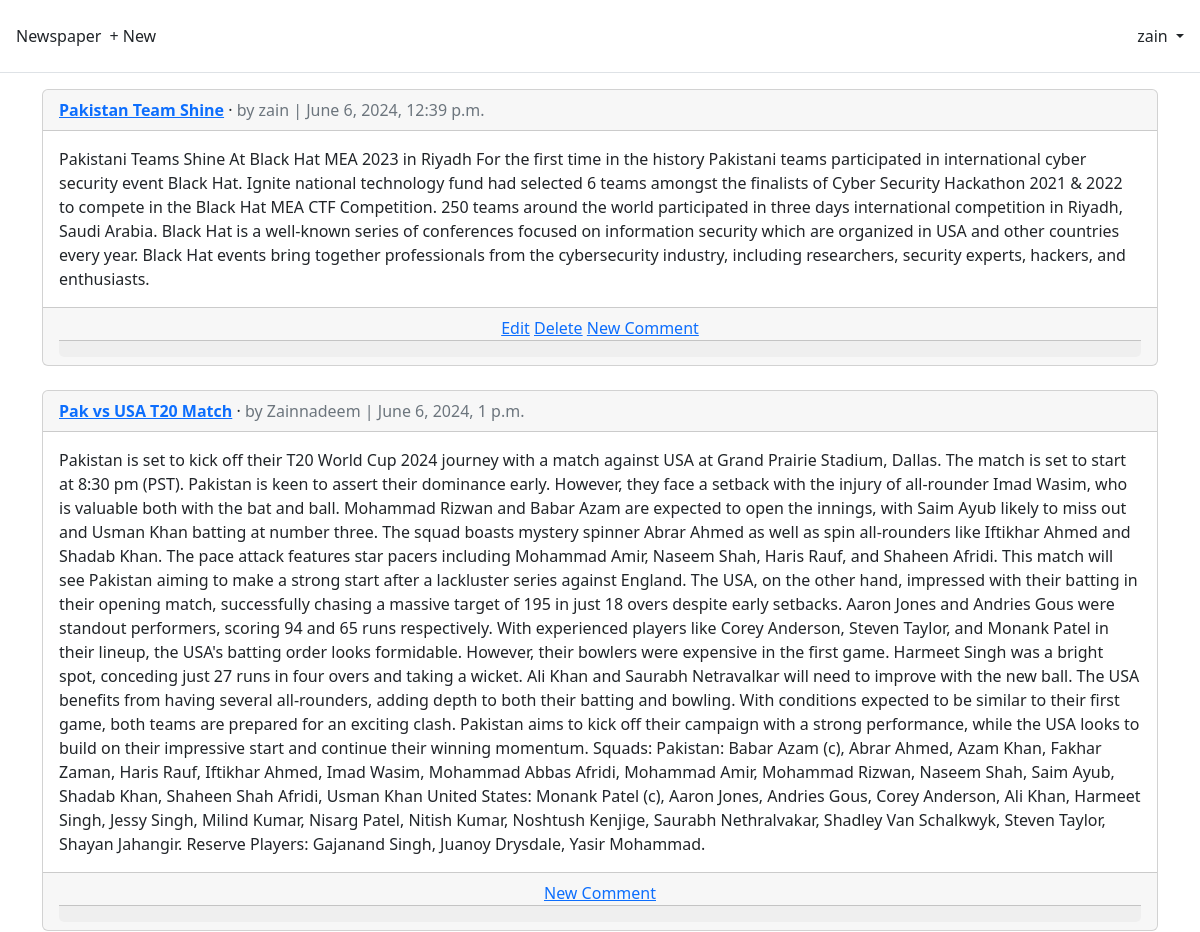
/articles/ (signed in, upper part), run on an earlier commit of the app's database.
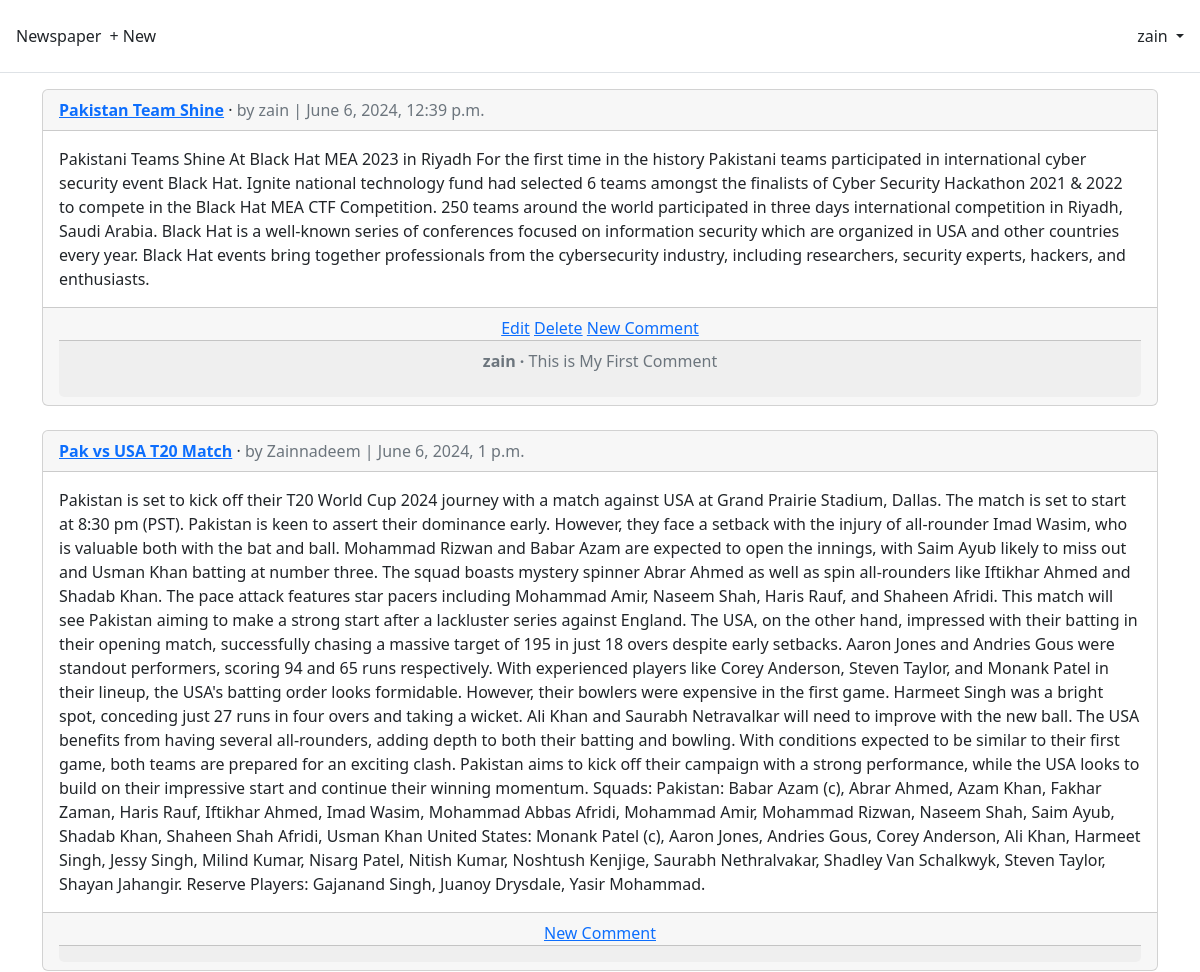
And on a later commit of the database.
### articles/models.py (models this page shows, shortened)
class Article(models.Model):
 title = models.CharField(max_length=255)
 body = models.TextField()
 date = models.DateTimeField(auto_now_add=True)
 author = models.ForeignKey(
 settings.AUTH_USER_MODEL,
 on_delete=models.CASCADE,
 )

class Comment(models.Model): # new
 article = models.ForeignKey(Article, on_delete=models.CASCADE)
 comment = models.CharField(max_length=140)
 author = models.ForeignKey(
 settings.AUTH_USER_MODEL,
 on_delete=models.CASCADE,
 )
 def __str__(self):
  return self.comment

### accounts/models.py (models this page shows)
class CustomUser(AbstractUser):
 age = models.PositiveIntegerField(null=True, blank=True)

### articles/views.py (the view)
# urls.py: path("", ArticleListView.as_view(), name="article_list"),
class ArticleListView(LoginRequiredMixin, ListView):
 model = Article
 template_name = "article_list.html"

### templates/article_list.html (shortened to what this page needs)
{% extends "base.html" %}
{% load static %}
{% block content %}
{% for article in article_list %}
<div class="card">
 <div class="card-header">
 <span class="fw-bold">
 <a href="{{ article.get_absolute_url }}">{{ article.title }}</a>
 </span> &middot;
 <span class="text-muted">by {{ article.author }} |
 {{ article.date }}</span>
 </div>
 <div class="card-body">
 {{ article.body }}
 </div>
 <div class="card-footer text-center text-muted">
    {% if article.author.pk == request.user.pk %}
 <a href="{% url 'article_edit' article.pk %}">Edit</a>
 <a href="{% url 'article_delete' article.pk %}">Delete</a>
 {% endif %}
 <a href="{{ article.get_absolute_url }}">New Comment</a>
 <div class="card-footer">
    {% for comment in article.comment_set.all %}
    <p>
    <span class="fw-bold">
    {{ comment.author }} &middot;
    </span>
    {{ comment }}
    </p>
    {% endfor %}
    </div>
 </div>
</div>
<br />
{% endfor %}
{% endblock content %}

What changed in the data, as far as the page shows it:
added Comment: author "zain", comment "This is My First Comment", shown under Article "Pakistan Team Shine"
